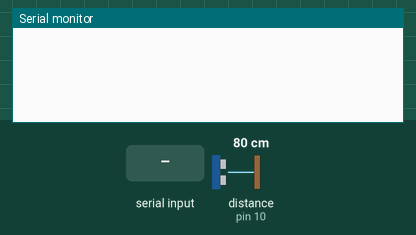
Bench run of a sketch on a simulated Arduino Uno, built with avr-gcc and run on an emulated ATmega328P. On the bench: the last lines printed to the serial monitor. The inputs (shaded band) are chosen by the test bench; at power-on: distance to the obstacle (sensor on pin 10) 80 cm. The echo pulse lasts 58.3 µs per cm.

Above: at 1.2 s.
1.3 s: "90,45\n" received over Serial
At 2.9 s:
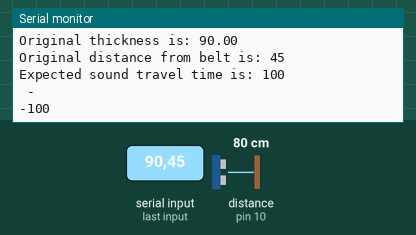
3.5 s: distance to the obstacle (sensor on pin 10) set to 2 cm
At 4.9 s:
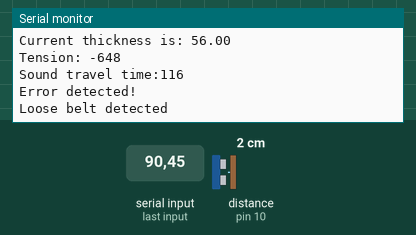
5.6 s: distance to the obstacle (sensor on pin 10) set to 250 cm
At 6.9 s:
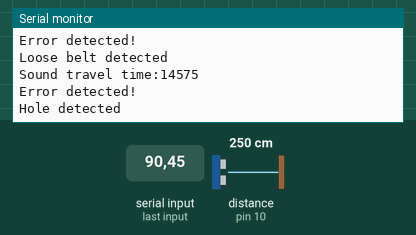
Timing chart, 0 to 8.6 s (numbered marks = the images above; inputs shaded):
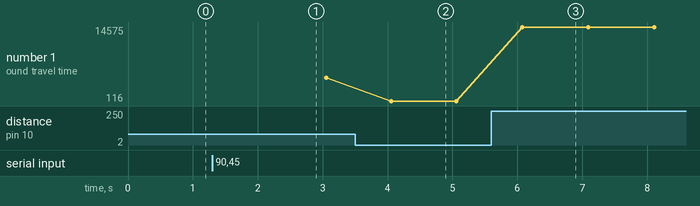

Measured:
- after the input at 1.3 s, the serial monitor: prints a new line after 0.70 s (image 1)
- after the input at 3.5 s, the serial monitor: prints a new line after 0.56 s (image 2)
- after the input at 5.6 s, the serial monitor: prints a new line after 0.48 s (image 3)
- plotted number 1: 4664 → 116 after the input at 3.5 s, 116 → 14575 after the input at 5.6 s

The sketch:

usonic_tension.ino
```cpp
const int trigPin = 9;
const int echoPin = 10;
long duration;
int distance;
float og_thick;
int og_dist;
int dist_tot;
float curr_thick;
int tension;
int duration_ideal;
int duration_L;
int duration_U;
float erode_percent;
boolean measure = false;

void setup() {
  pinMode(trigPin, OUTPUT);
  pinMode(echoPin, INPUT);
  Serial.begin(9600);
}

void loop() {
  duration_U = duration_ideal + 100;
  duration_L = duration_ideal - 100;
  if (!measure) {
    if (Serial.available() > 1) {
      og_thick = Serial.parseInt();
      Serial.print("Original thickness is: ");
      Serial.println(og_thick);
      og_dist = Serial.parseInt();
      Serial.print("Original distance from belt is: ");
      Serial.println(og_dist);
      duration_ideal = og_dist * 2 / 0.034;  // Calculate the expected duration based on distance
      Serial.print("Expected sound travel time is: ");
      Serial.println(duration_U);
      Serial.println(" - ");
      Serial.println(duration_L);
      measure = true;
    }
  } else {
    digitalWrite(trigPin, LOW);
    delayMicroseconds(2);
    digitalWrite(trigPin, HIGH);
    delayMicroseconds(10);
    digitalWrite(trigPin, LOW);

    duration = pulseIn(echoPin, HIGH);
    Serial.print("Sound travel time:");
    Serial.println(duration);

    distance = duration * 0.034 / 2;
    dist_tot = og_dist + og_thick;

    if (abs(distance - dist_tot) > og_thick) {
      Serial.println("Error detected!");
      if (duration < duration_L) {
        Serial.println("Loose belt detected");
      } else {
        Serial.println("Hole detected");
      }
    } else {
      curr_thick = dist_tot - distance;
      Serial.print("Current thickness is: ");
      Serial.println(curr_thick);
      tension = map(curr_thick, 0, 2, 24, 0); // Example mapping, adjust as needed
      Serial.print("Tension: ");
      Serial.println(tension);
    }
    erode_percent = (curr_thick - og_thick) * 100 / og_thick;
    if (erode_percent >= 5){
      Serial.print("Percent of belt eroded is: ");
    Serial.println(erode_percent);
    Serial.println("%");
  } else if (erode_percent >= 20) {
    Serial.print("Percent of belt eroded (");
    Serial.println(erode_percent);
    Serial.println("%). Repairs advised.");
  } else if (erode_percent >= 40){
    Serial.print(erode_percent);
    Serial.println("% erosion detected. Critical point reached. Repair immediately.");
  }
  }
    delay(1000);
  }
```
